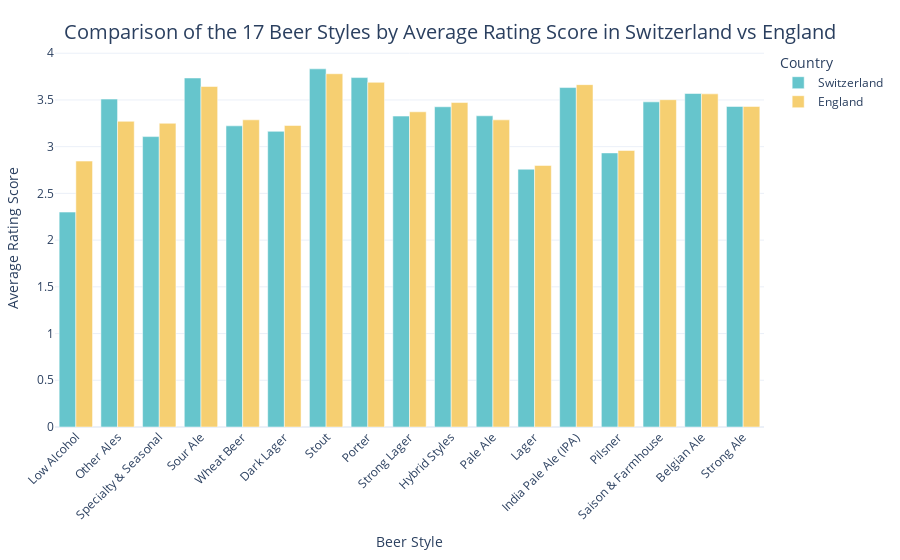

Notebook code cell kept with this figure:
### Code cell
merged_rating_funfact_1_df, pivot_rating_sorted_funfact_1_df = df_funfact_1(beers_df_copy)  
fig_funfact1 = plot_funfact_1(len(common_styles), pivot_rating_sorted_funfact_1_df, merged_rating_funfact_1_df)

# Displaying the plot
fig_funfact1.show()

# Saving the plot as html and svg formats
save_plot_as_html(fig_funfact1, './website/_layouts/fig_funfact1.html')
save_plot_as_svg(fig_funfact1, './website/assets/figures/fig_funfact1.svg')

### Figure 1 — Plotly figure (JSON) as saved in the notebook; plotly's stock layout.template omitted (floating-point values rounded to 4 significant figures)
{"data": [{"alignmentgroup": "True", "hovertemplate": "country_user=Switzerland<br>Beer Style=%{x}<br>Average Rating Score=%{y}<extra></extra>", "legendgroup": "Switzerland", "marker": {"color": "rgb(102, 197, 204)", "pattern": {"shape": ""}}, "name": "Switzerland", "offsetgroup": "Switzerland", "orientation": "v", "showlegend": true, "textposition": "auto", "type": "bar", "x": ["Stout", "Porter", "Sour Ale", "India Pale Ale (IPA)", "Belgian Ale", "Other Ales", "Saison & Farmhouse", "Strong Ale", "Hybrid Styles", "Pale Ale", "Strong Lager", "Wheat Beer", "Dark Lager", "Specialty & Seasonal", "Pilsner", "Lager", "Low Alcohol"], "xaxis": "x", "y": [3.833, 3.74, 3.735, 3.633, 3.569, 3.509, 3.48, 3.43, 3.427, 3.33, 3.327, 3.223, 3.164, 3.108, 2.933, 2.759, 2.3], "yaxis": "y"}, {"alignmentgroup": "True", "hovertemplate": "country_user=England<br>Beer Style=%{x}<br>Average Rating Score=%{y}<extra></extra>", "legendgroup": "England", "marker": {"color": "rgb(246, 207, 113)", "pattern": {"shape": ""}}, "name": "England", "offsetgroup": "England", "orientation": "v", "showlegend": true, "textposition": "auto", "type": "bar", "x": ["Stout", "Porter", "India Pale Ale (IPA)", "Sour Ale", "Belgian Ale", "Saison & Farmhouse", "Hybrid Styles", "Strong Ale", "Strong Lager", "Wheat Beer", "Pale Ale", "Other Ales", "Specialty & Seasonal", "Dark Lager", "Pilsner", "Low Alcohol", "Lager"], "xaxis": "x", "y": [3.78, 3.689, 3.664, 3.644, 3.565, 3.503, 3.472, 3.431, 3.373, 3.287, 3.287, 3.271, 3.25, 3.227, 2.959, 2.846, 2.799], "yaxis": "y"}], "layout": {"barmode": "group", "legend": {"title": {"text": "Country"}, "tracegroupgap": 0}, "margin": {"b": 100, "l": 50, "r": 50, "t": 50}, "title": {"font": {"size": 20}, "text": "Comparison of the 17 Beer Styles by Average Rating Score in Switzerland vs England", "x": 0.5, "xanchor": "center", "yanchor": "top"}, "xaxis": {"anchor": "y", "categoryarray": ["Low Alcohol", "Other Ales", "Specialty & Seasonal", "Sour Ale", "Wheat Beer", "Dark Lager", "Stout", "Porter", "Strong Lager", "Hybrid Styles", "Pale Ale", "Lager", "India Pale Ale (IPA)", "Pilsner", "Saison & Farmhouse", "Belgian Ale", "Strong Ale"], "categoryorder": "array", "domain": [0, 1], "tickangle": -45, "title": {"text": "Beer Style"}}, "yaxis": {"anchor": "x", "domain": [0, 1], "title": {"text": "Average Rating Score"}}}}
